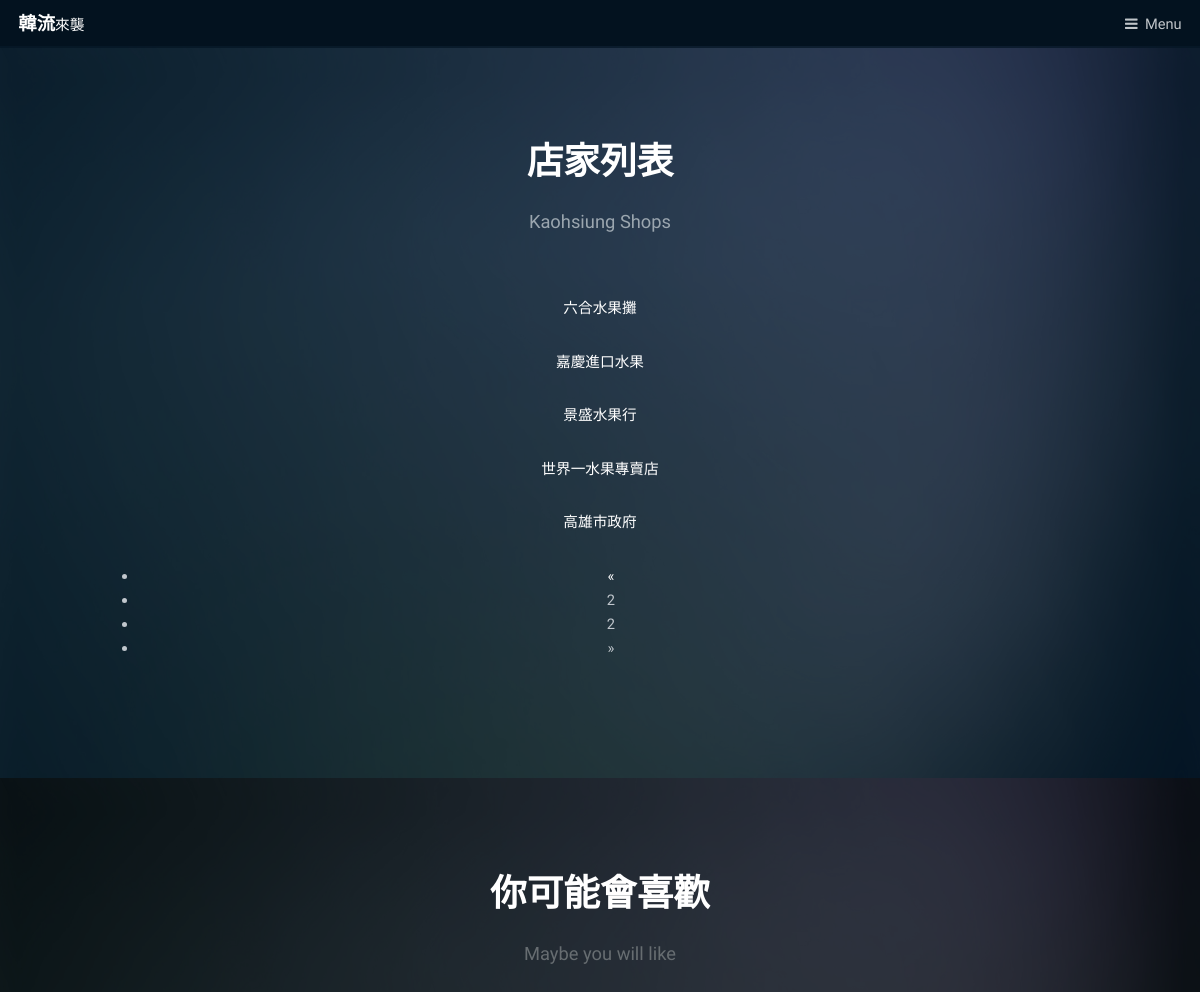
Before: /index/shops/?page=2 (upper part) with the older database file.
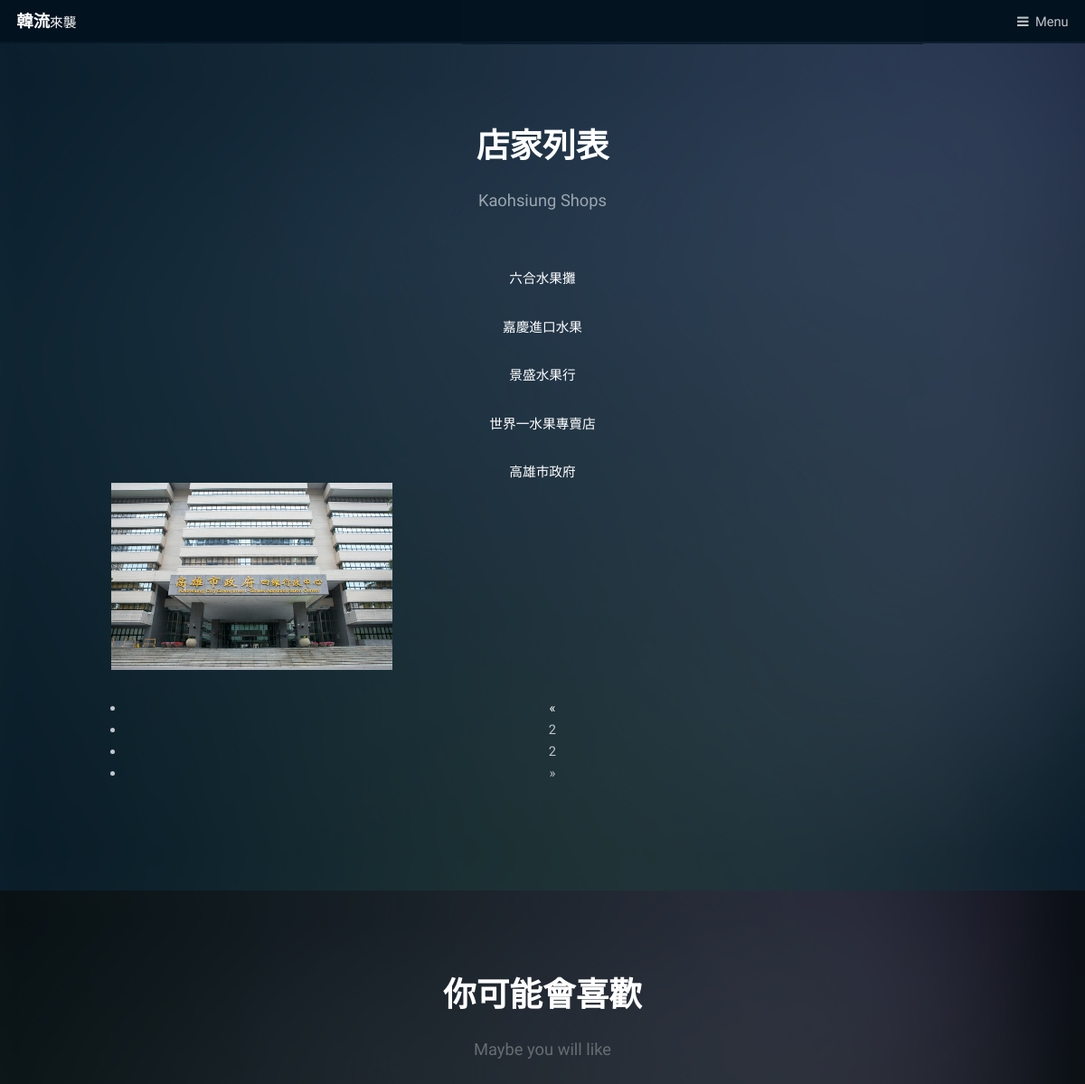
After: the same page with the newer database file.
### index/models.py (models this page shows, shortened)
class Store(models.Model):
    store_name = models.CharField(max_length=100)
    store_introduction=models.TextField(default='')
    store_image=models.ImageField(null=True,blank=True,width_field="store_image_width", height_field="store_image_height")
    store_image_width = models.IntegerField(default=0)
    store_image_height = models.IntegerField(default=0)
    store_address = models.TextField(default='')
    store_phone= models.CharField(max_length=13)
    store_opening_time = models.TextField(default='')
    introduction_createtime=models.DateTimeField('date published')
    account = models.ForeignKey(Users,on_delete=models.CASCADE)
    class Meta:
        ordering=['-introduction_createtime']

### index/views.py (the view)
def shops(request):
    stores=Store.objects.all()
    paginator = Paginator(stores,5)
    page_num=request.GET.get('page',1)
    page_of_stores= paginator.get_page(page_num)
    current_page_num=page_of_stores.number
    page_range = list(range(max(1, current_page_num - 2), current_page_num)) + list(range(current_page_num, min(paginator.num_pages, current_page_num + 2) + 1))
    if page_range[0]-1>=2:
        page_range.insert(0,'...')
    if page_range[-1]+2<=paginator.num_pages:
        page_range.append('...')
    if page_range[0]!=1:
        page_range.insert(0,1)
    if page_range[-1]!=paginator.page_range:
        page_range.append(paginator.num_pages)
    context={}
    context['store']=page_of_stores.object_list
    context['page_of_stores']=page_of_stores
    context['page_range']=page_range
    return render(request,'final-web/shops.html',context)

### index/templates/final-web/shops.html (shortened to what this page needs)
<!DOCTYPE HTML>
<html>
	<head>
		{% load static %}
		<link rel="stylesheet" href={% static "assets/css/main.css" %} />
	</head>
	<body class="subpage">
			<header id="header">
				<h1><a href="{% url 'index:shops' %}">韓流<span>來襲</span></a></h1>
				<a href="#menu">Menu</a>
			</header>
			<div id="main">
				<section class="wrapper style1">
					<div class="inner">
						<header class="align-center">
							<h2>店家列表</h2>
							<p>Kaohsiung Shops</p>
						</header>
						<header>
							<div style="text-align:center">
							{% for s in store %}
						<a href="{% url 'index:st' %}">{{ s.store_name }}</a>
							<div class="box alt">
									<div class="row 50% uniform">
										<div class="4u"><span class="image fit"><a href="{% url 'index:st' %}"><img src="{{ s.store_image }}" alt="" /></a></span></div>
									</div>
							</div>
							{% endfor %}
								<ul>
								<li>
								{% if page_of_stores.has_previous %}
                                  <a href="?page={{ page_of_blogs.previous_page_number }}" aria-label="Previous">
                                    <span aria-hidden="true">&laquo;</span>
									 </a>
                                {% else %}
                                    <span aria-hidden="true">&laquo;</span>
                                {% endif %}
									</li>
									 {% for page_num in page_range %}
									 {% if page_num == page_of_stores.number %}
                                    <li class="active"><span>{{ page_num }}</span></li>
                                {% else %}
								 {% if page_num == '...' %}
								 <li ><span>{{ page_num }}</span></li>
                                <li><a href="?page={{ page_num }}">{{ page_num }}</a></li>
								{% endif %}
								{% endif %}
                            {% endfor %}
							 <li>
                                {% if page_of_stores.has_next %}
                                  <a href="?page={{ page_of_stores.next_page_number }}" aria-label="Next">
                                    <span aria-hidden="true">&raquo;</span>
                                  </a>
                                {% else %}
                                    <span aria-hidden="true">&raquo;</span>
                                {% endif %}
                            </li>
								</ul>
						</div>
						</header>
					</div>
				</section>
				<section class="wrapper ">
					<div class="inner">
						<header class="align-center">
							<h2>你可能會喜歡</h2>
							<p>Maybe you will like </p>
						</header>
					</div>
				</section>
			</div>
		{% load static %}
	</body>
</html>

Changed rows visible on the page:
changed Store "高雄市政府": store_image: picture added
